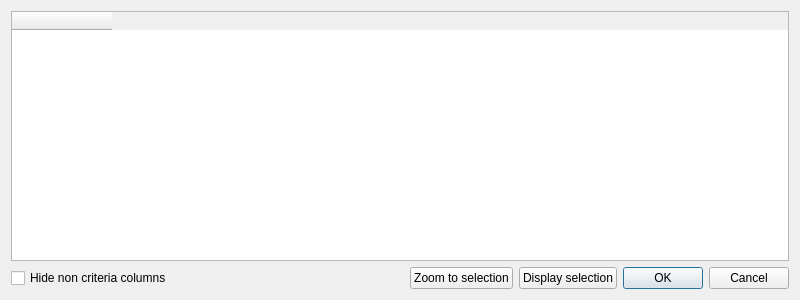
<?xml version="1.0" encoding="UTF-8"?>
<ui version="4.0">
 <class>RefsDialog</class>
 <widget class="QDialog" name="RefsDialog">
  <property name="geometry">
   <rect>
    <x>0</x>
    <y>0</y>
    <width>800</width>
    <height>300</height>
   </rect>
  </property>
  <property name="windowTitle">
   <string>Choose reference actions</string>
  </property>
  <layout class="QGridLayout" name="gridLayout">
   <item row="0" column="0">
    <widget class="QTableWidget" name="table_refs">
     <property name="editTriggers">
      <set>QAbstractItemView::NoEditTriggers</set>
     </property>
     <property name="selectionMode">
      <enum>QAbstractItemView::SingleSelection</enum>
     </property>
     <property name="cornerButtonEnabled">
      <bool>false</bool>
     </property>
     <attribute name="horizontalHeaderHighlightSections">
      <bool>false</bool>
     </attribute>
     <attribute name="verticalHeaderHighlightSections">
      <bool>false</bool>
     </attribute>
     <attribute name="horizontalHeaderHighlightSections">
      <bool>false</bool>
     </attribute>
     <attribute name="verticalHeaderHighlightSections">
      <bool>false</bool>
     </attribute>
     <column>
      <property name="text">
       <string/>
      </property>
      <property name="textAlignment">
       <set>AlignHCenter|AlignVCenter|AlignCenter</set>
      </property>
     </column>
    </widget>
   </item>
   <item row="1" column="0">
    <layout class="QHBoxLayout" name="horizontalLayout">
     <item>
      <widget class="QCheckBox" name="cbox_hide">
       <property name="text">
        <string>Hide non criteria columns</string>
       </property>
      </widget>
     </item>
     <item>
      <spacer name="horizontalSpacer">
       <property name="orientation">
        <enum>Qt::Horizontal</enum>
       </property>
       <property name="sizeHint" stdset="0">
        <size>
         <width>40</width>
         <height>20</height>
        </size>
       </property>
      </spacer>
     </item>
     <item>
      <widget class="QPushButton" name="Bzoom">
       <property name="text">
        <string>Zoom to selection</string>
       </property>
      </widget>
     </item>
     <item>
      <widget class="QPushButton" name="Bdisplay">
       <property name="text">
        <string>Display selection</string>
       </property>
      </widget>
     </item>
     <item>
      <widget class="QDialogButtonBox" name="buttonBox">
       <property name="sizePolicy">
        <sizepolicy hsizetype="Maximum" vsizetype="Fixed">
         <horstretch>0</horstretch>
         <verstretch>0</verstretch>
        </sizepolicy>
       </property>
       <property name="orientation">
        <enum>Qt::Horizontal</enum>
       </property>
       <property name="standardButtons">
        <set>QDialogButtonBox::Cancel|QDialogButtonBox::Ok</set>
       </property>
      </widget>
     </item>
    </layout>
   </item>
  </layout>
 </widget>
 <resources/>
 <connections>
  <connection>
   <sender>buttonBox</sender>
   <signal>accepted()</signal>
   <receiver>RefsDialog</receiver>
   <slot>accept()</slot>
   <hints>
    <hint type="sourcelabel">
     <x>248</x>
     <y>254</y>
    </hint>
    <hint type="destinationlabel">
     <x>157</x>
     <y>274</y>
    </hint>
   </hints>
  </connection>
  <connection>
   <sender>buttonBox</sender>
   <signal>rejected()</signal>
   <receiver>RefsDialog</receiver>
   <slot>reject()</slot>
   <hints>
    <hint type="sourcelabel">
     <x>316</x>
     <y>260</y>
    </hint>
    <hint type="destinationlabel">
     <x>286</x>
     <y>274</y>
    </hint>
   </hints>
  </connection>
 </connections>
</ui>
